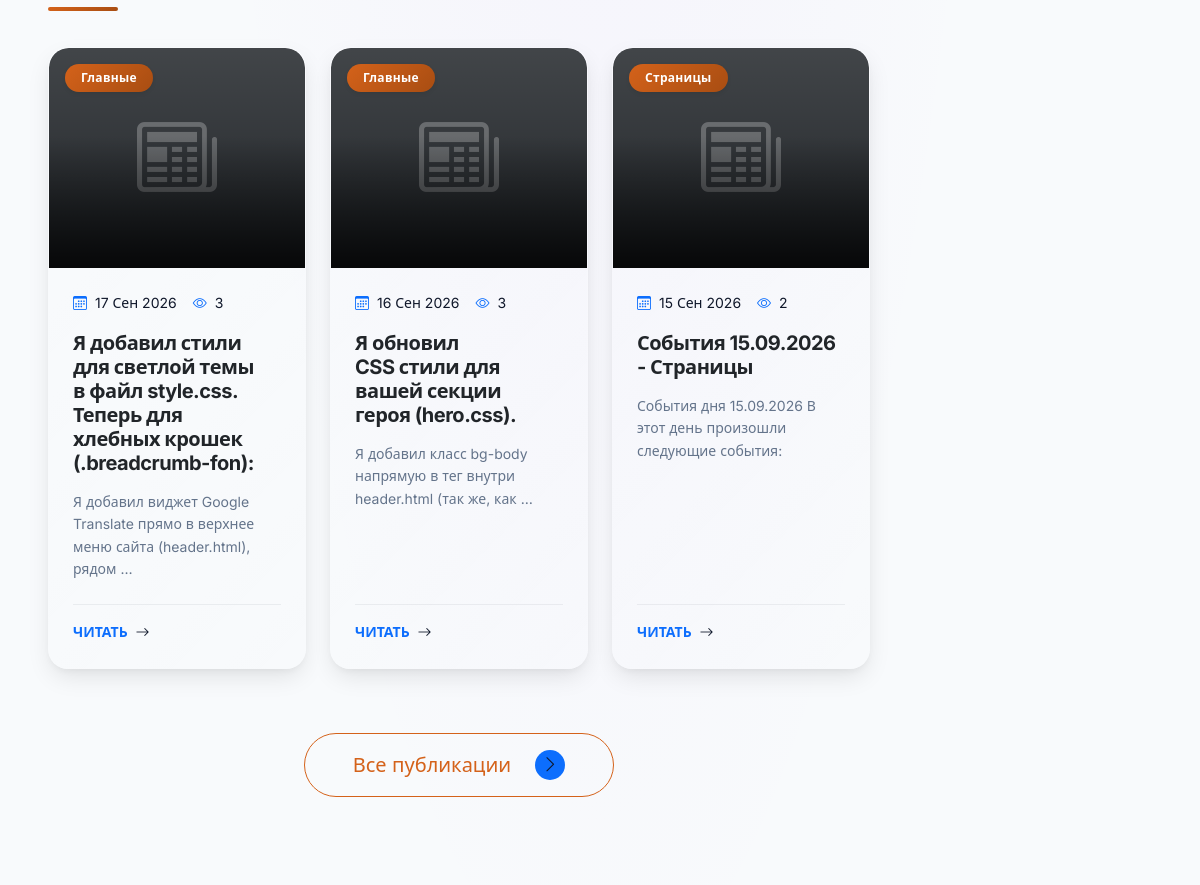
Before: / (middle part) with the older database file.
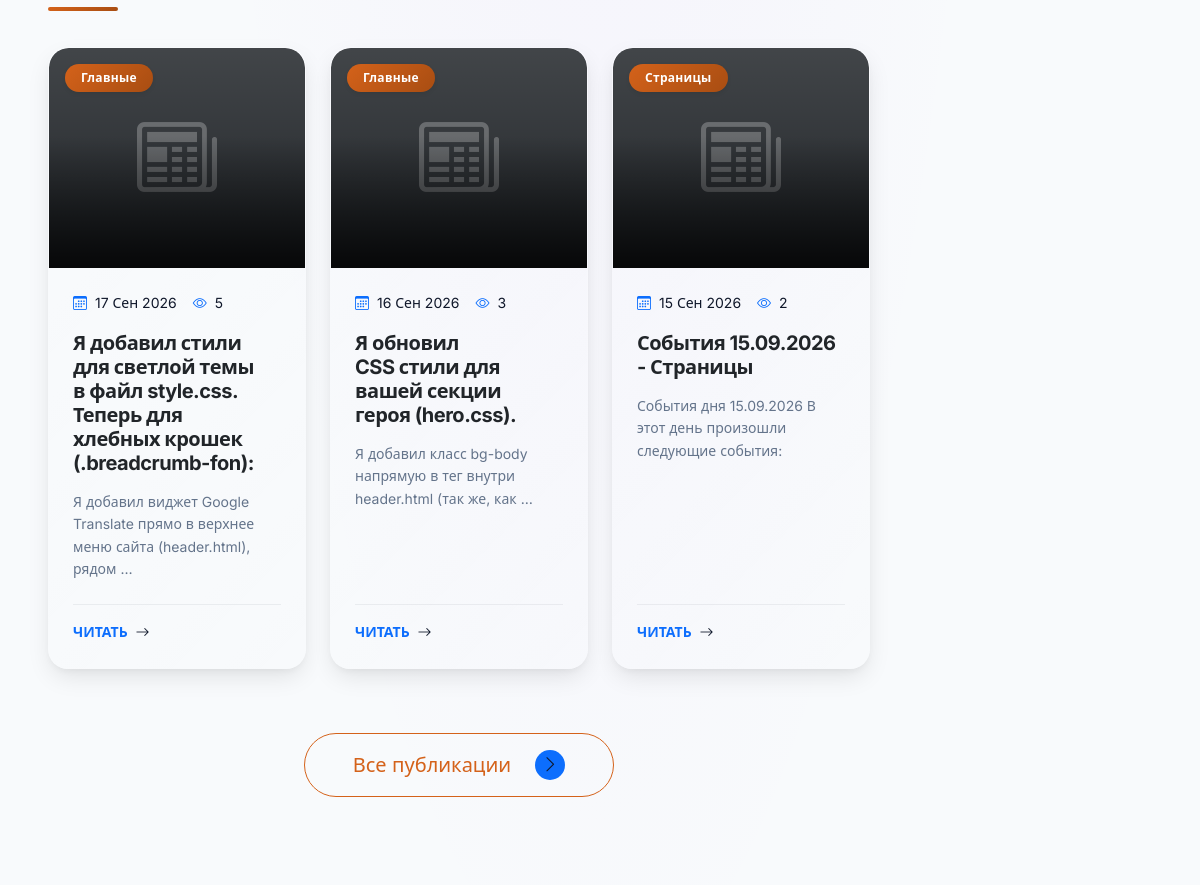
After: the same page with the newer database file.
### news/models.py (models this page shows, shortened)
class News(ActiveModel, SEOModel, TimestampModel):
    title = models.CharField(max_length=200, verbose_name="Заголовок")
    slug = models.SlugField(unique=True, verbose_name="URL")
    category = models.ForeignKey(
        NewsCategory, on_delete=models.CASCADE, verbose_name="Категория"
    )
    news_date = models.DateField(
        default=timezone.now,
        verbose_name="Дата новости",
        help_text="Дата, к которой относятся события (год, месяц, день)"
    )
    image = models.ImageField(
        upload_to=RenameUploadTo("news/images/"),
        verbose_name="Изображение",
        blank=True,
        null=True
    )
    content = HTMLField(verbose_name="Контент", default="<p>Контент сайта</p>")
    views = models.IntegerField(default=0, verbose_name="Просмотры")
    class Meta:
        verbose_name = "Новость"
        verbose_name_plural = "Новости"
        ordering = ["-news_date", "-created_at"]
        unique_together = [['category', 'news_date']]

class NewsCategory(ActiveModel, SEOModel, HeaderModel):
    name = models.CharField(max_length=100, verbose_name="Название")
    slug = models.SlugField(unique=True, verbose_name="URL")
    logo = models.ImageField(upload_to=RenameUploadTo("news/categories/"), verbose_name="Логотип")
    description = models.TextField(verbose_name="Описание")
    content = HTMLField(verbose_name="Описание на странице", default="<p>Описание</p>")
    order = models.IntegerField(default=0, verbose_name="Порядок")
    class Meta:
        verbose_name = "Категория новостей"
        verbose_name_plural = "Категории новостей"
        ordering = ["order", "name"]

### main/views.py (the view, shortened to what this page needs)
# urls.py: path("", views.home, name="home"),
def home(request):
    stats = {}
    from services.models import Service
    context = {
        "stats": stats,
        "popular_services": Service.objects.filter(is_active=True, is_popular=True)[:4],
        "latest_portfolio": Portfolio.objects.filter(is_active=True).order_by("-created_at")[:3],
        "recent_news": News.objects.filter(is_active=True).order_by("-created_at")[:3],
        "recent_reviews": Review.objects.filter(status="approved").order_by("-created_at")[:3],
    }
    return render(request, "main/home.html", context)

### cart/cart.py (called while the page is built, shortened)
    def __iter__(self):
        service_ids = [int(v['item_id']) for k, v in self.cart.items() if v.get('item_type') == 'service']
        portfolio_ids = [int(v['item_id']) for k, v in self.cart.items() if v.get('item_type') == 'portfolio']
        services = Service.objects.filter(id__in=service_ids)
        portfolios = Portfolio.objects.filter(id__in=portfolio_ids)
        available_plans_qs = ServicePricePlan.objects.filter(
            service_id__in=service_ids,
            is_available_for_order=True
        ).prefetch_related('features')
        plans_by_service = {}
        for plan in available_plans_qs:
            plans_by_service.setdefault(plan.service_id, []).append(plan)
        service_dict = {s.id: s for s in services}
        portfolio_dict = {p.id: p for p in portfolios}
        import copy
        cart = copy.deepcopy(self.cart)

    def get_items(self):
        if not hasattr(self, '_items_cache'):
            self._items_cache = list(self.__iter__())
        return self._items_cache

    def __len__(self):
        return sum(item['quantity'] for item in self.get_items())

### cart/context_processors.py (called while the page is built)
def cart(request):
    return {'cart': Cart(request)}

### main/templates/main/home.html (shortened to what this page needs)
{% extends 'base.html' %}
{% load static %}
{% block extra_css %}
<link rel="stylesheet" href="https://cdnjs.cloudflare.com/ajax/libs/animate.css/4.1.1/animate.min.css"/>
<link rel="stylesheet" href="{% static 'main/css/home.css' %}">
{% endblock %}
{% block content %}
    {% load cache %}
    {% cache 1800 homepage_news %}
        {% include 'main/includes/recent_news.html' %}
    {% endcache %}
    {% cache 1800 homepage_reviews %}
        {% include 'main/includes/recent_reviews.html' %}
    {% endcache %}
{% endblock %}

### main/templates/main/includes/recent_news.html (shortened to what this page needs)
{% if recent_news %}
<section class="home-section py-5">
    <div class="bento-grid-news">
        {% for news in recent_news %}
        <div class="bento-item animate-up delay-{{ forloop.counter }}00 d-flex flex-column p-0 card-premium">
            <div class="news-img-wrapper position-relative overflow-hidden" style="height: 220px; border-radius: var(--radius-lg) var(--radius-lg) 0 0;">
                {% if news.image %}
                    <img src="{{ news.image.url }}" class="w-100 h-100 news-img" alt="{{ news.title }}" style="object-fit: cover; transition: transform 0.6s cubic-bezier(0.25, 0.46, 0.45, 0.94);" loading="lazy">
                {% elif news.category and news.category.image %}
                    <img src="{{ news.category.image.url }}" class="w-100 h-100 news-img" alt="{{ news.category.name }}" style="object-fit: cover; transition: transform 0.6s cubic-bezier(0.25, 0.46, 0.45, 0.94);" loading="lazy">
                {% else %}
                    <div class="w-100 h-100 d-flex align-items-center justify-content-center bg-dark bg-gradient news-img" style="transition: transform 0.6s cubic-bezier(0.25, 0.46, 0.45, 0.94);">
                        <i class="bi bi-newspaper display-1 text-white opacity-25"></i>
                    </div>
                {% endif %}
                <div class="position-absolute bottom-0 start-0 w-100 h-100" style="background: linear-gradient(to top, rgba(0,0,0,0.8) 0%, transparent 60%);"></div>
                {% if news.category %}
                <div class="position-absolute top-0 start-0 m-3 z-2">
                    <span class="badge bg-primary bg-opacity-75 text-white px-3 py-2 rounded-pill shadow-sm fw-bold" style="backdrop-filter: blur(4px);">
                        {{ news.category.name }}
                    </span>
                </div>
                {% endif %}
            </div>
            <div class="p-4 d-flex flex-column flex-grow-1 position-relative z-2">
                <div class="d-flex align-items-center gap-3 mb-3 small text-muted">
                    <span><i class="bi bi-calendar3 text-primary me-1"></i> {{ news.news_date|date:"d M Y" }}</span>
                    <span><i class="bi bi-eye text-primary me-1"></i> {{ news.views|default:"0" }}</span>
                </div>
                <h4 class="h5 mb-3 fw-bold">
                    <a href="{% url 'news:detail' news.slug %}" class="text-body text-decoration-none stretched-link hover-primary transition-all">
                        {{ news.title }}
                    </a>
                </h4>
                <p class="small text-muted mb-4 flex-grow-1">
                    {{ news.meta_description|default:news.content|striptags|truncatewords:12 }}
                </p>
                <div class="mt-auto pt-3 border-top border-secondary border-opacity-10">
                    <span class="text-primary text-uppercase fw-bold small letter-spacing-1 d-flex align-items-center news-read-more">
                        Читать <i class="bi bi-arrow-right ms-2 transition-all"></i>
                    </span>
                </div>
            </div>
        </div>
        {% endfor %}
    </div>
    <div class="text-center mt-5 pt-3 animate-up delay-300">
        <a href="{% url 'news:list' %}" class="btn btn-outline-primary btn-lg px-5 py-3 rounded-pill fw-medium d-inline-flex align-items-center transition-all">
            Все публикации
            <span class="bg-primary text-white rounded-circle ms-3 d-inline-flex align-items-center justify-content-center transition-all btn-icon" style="width: 30px; height: 30px;">
                <i class="bi bi-chevron-right small"></i>
            </span>
        </a>
    </div>
</section>
{% endif %}

Changed rows visible on the page:
changed News "17 Сен 2026": views "3" → "5"
